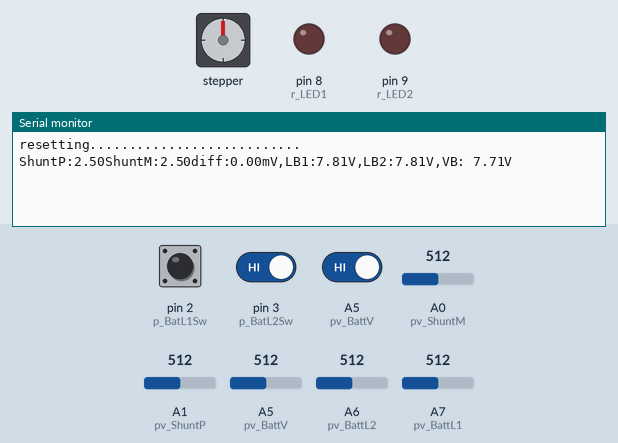
Simulated run of this sketch. Board: Arduino Nano, built with avr-gcc and run on an emulated ATmega328P. Parts: stepper motor, output pins drawn as LEDs (lit = HIGH), the last lines printed to the serial monitor. Wiring (inferred from the names in the program): stepper motor (2048 steps per turn assumed): coils pin 4, pin 5, pin 6, pin 7. The inputs (shaded band) are chosen by the test bench; at power-on: pin 2 (p_BatL1Sw) HIGH, A5 (pv_BattV) HIGH, pin 3 (p_BatL2Sw) HIGH, A0 (pv_ShuntM) = 512, A1 (pv_ShuntP) = 512, A5 (pv_BattV) = 512, A6 (pv_BattL2) = 512, A7 (pv_BattL1) = 512. Pins used as bus, display or sensor lines are not drawn.

Above: at 5.8 s.
5.9 s: pin 2 (p_BatL1Sw) pulled LOW for 0.15 s
At 6.7 s:
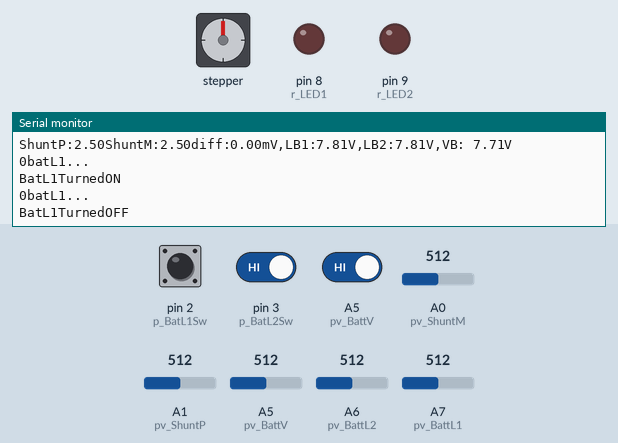
7.5 s: pin 2 (p_BatL1Sw) driven LOW and A5 (pv_BattV) driven LOW
At 8.2 s:
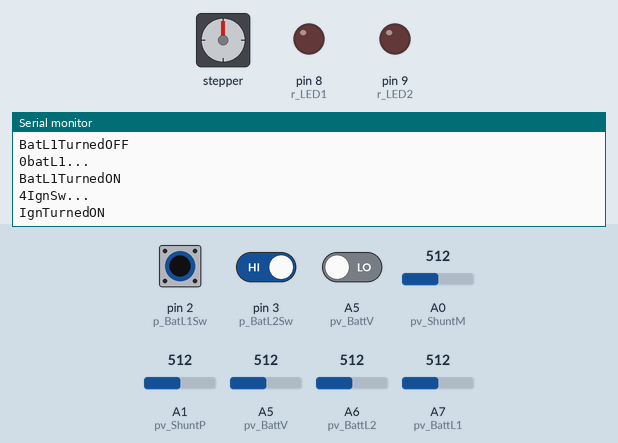
9.0 s: pin 3 (p_BatL2Sw) driven LOW and A5 (pv_BattV) driven HIGH
At 9.9 s:
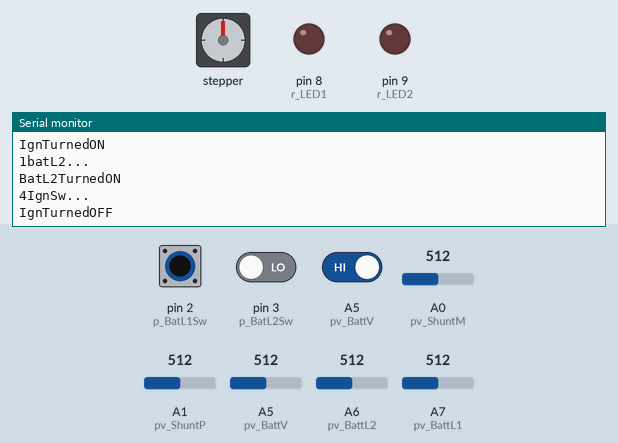

The sketch:

power.ino
```cpp
#include <SimpleTimer.h>
SimpleTimer t;

 bool prnt=true;
 //bool prnt=false;

//voltages
const  int pv_ShuntM     = A0;
const  int pv_ShuntP     = A1;
const  int pv_BattL1    = A7;
const  int pv_BattL2    = A6;
const  int pv_BattV     = A5;


//uln2003-1
const  int r_Sol1        = 4;
const  int r_Sol2        = 5;
const  int r_SW80  = 6;
const  int r_SW180    = 7;

//uln2003-2
const  int r_LED1        = 8;
const  int r_LED2        = 9;
//const  int r_SW80  = 10; //SPARE
//const  int r_SW180    = 11; //SPARE

//interrupts

const  int p_BatL1Sw  = 2; //  interrupt0
const  int p_BatL2Sw  = 3; //  interrupt1
//const  int p_IgnSw     = 18; //  interrupt5 //SPARE
const  int p_IgnSw     = 19; //  interrupt4
const  int p_ContSw  = 20; //  interrupt3
const  int p_SolSw   = 21; //  interrupt2


//voltage multipliers
const double           f0=5.0/1023., f1=0.01506, f3=0.01527,
 f2=0.01580,f4=0.01445, v_ShuntMin=4.0, v_CRI=13.5, v_MAX=14.5, v_MIN=11.5;

const unsigned int SolDelay=5000, interruptDelay=200;

const char Source[5][6]={"batL1","batL2","SolSw" ,"ConSw","IgnSw"};


boolean s_ContSw,  s_SolSw, s_BatL1Sw, s_BatL2Sw, s_IgnSw;

int timerReset, timerContactor=-1,intSrc[5];

const unsigned long IgnDelay=300000,resetInterval=43200000,
debounceDelay=10, readVoltageInterval=5000;

volatile int itrptSrc=-1;

unsigned long IgnTime,sinceIgn;

double v_ShuntP, v_ShuntM , v_BattL1, v_BattL2  , v_BattV , v_SolCont;

bool ContactorCLOSED;

//1000 1sec
//60000 1min
//3600000 1hr

int whichBattIsCharged;


void setup()
{
Serial.begin(9600); //initialize serial communication

initializePins();
resetAll();

}


void initializePins(){
//initialize outputs
//uln2003-1
pinMode(r_SW180, OUTPUT);   digitalWrite(r_SW180, LOW);
pinMode(r_SW80, OUTPUT); digitalWrite(r_SW80, LOW);
pinMode(r_Sol1, OUTPUT);       digitalWrite(r_Sol1, LOW);
pinMode(r_Sol2, OUTPUT);       digitalWrite(r_Sol2, LOW);
//uln2003-2
pinMode(r_LED1, OUTPUT);       digitalWrite(r_LED1, LOW);
pinMode(r_LED2, OUTPUT);       digitalWrite(r_LED2, LOW);

pinMode(p_IgnSw, INPUT);         digitalWrite(p_IgnSw, HIGH);
pinMode(p_ContSw, INPUT);      digitalWrite(p_ContSw, HIGH);
pinMode(p_BatL1Sw, INPUT);      digitalWrite(p_BatL1Sw, HIGH);
pinMode(p_BatL2Sw, INPUT);      digitalWrite(p_BatL2Sw, HIGH);
pinMode(p_SolSw, INPUT);       digitalWrite(p_SolSw, HIGH);

pinMode(pv_ShuntM, INPUT);
pinMode(pv_ShuntP, INPUT);
pinMode(pv_BattL1, INPUT);
pinMode(pv_BattL2, INPUT);
pinMode(pv_BattV, INPUT);
}


///////////resets///////////////////////////////////////////////////////////////////
void resetAll(){
if(prnt) Serial.println("resetting...........................");
resetTimers();
resetIgn();
attachInterrupts();
resetInterrupts();
}


void resetTimers(){
t.reset();

t.setInterval(readVoltageInterval, readwriteVoltages);

timerReset=t.setInterval(resetInterval, resetAll);

}
void resetIgn(){
IgnTime=0;
sinceIgn=0;
}

void resetCont(){
ContactorCLOSED=false;
}


void resetInterrupts(){
s_SolSw=digitalRead(p_SolSw);
s_ContSw=digitalRead(p_ContSw);
s_BatL1Sw=digitalRead(p_BatL1Sw);
s_BatL2Sw=digitalRead(p_BatL2Sw);
s_IgnSw=digitalRead(p_IgnSw);
}


///////loop////////////////////////////////////////////////////////////////////////////////
void loop()
{
t.run();

if(itrptSrc>-1)
{

	detachInterrupts();

	int nSrc=whichPinInterrupted();

	for(int iSrc=0; iSrc < nSrc; iSrc++)  manageInterrupts(intSrc[iSrc]);

	itrptSrc=-1;

	attachInterrupts();
}


} //loop


///////interrupt handlers////////////////////////////////////////////////////////////////////////////////
void manageInterrupts(int iSrc){

	if(prnt) {Serial.print(iSrc); Serial.print(Source[iSrc]); Serial.println("...");}
	switch(iSrc){
			case 0:
				if(s_BatL1Sw==LOW)
				{
					if(prnt) Serial.println("BatL1TurnedON");
                                        digitalWrite(r_Sol1, HIGH);
				}
				else
				{
					if(prnt) Serial.println("BatL1TurnedOFF");
                                        digitalWrite(r_Sol1, LOW);
				}
			break;

			case 1:
				if(s_BatL2Sw==LOW)
				{
					if(prnt) Serial.println("BatL2TurnedON");
                                        digitalWrite(r_Sol2, HIGH);
				}
				else
				{
					if(prnt) Serial.println("BatL2TurnedOFF");
                                        digitalWrite(r_Sol2, LOW);
				}
			break;

			case 4:
				if(s_IgnSw==LOW)
				{
					if(prnt) Serial.println("IgnTurnedON");
					//timerContactor=
					//t.setTimeout(IgnDelay, ContactorOn);
				}
				else
				{
					if(prnt) Serial.println("IgnTurnedOFF");
					ContactorOff();
				}
			break;

			case 3:
				if(s_ContSw==LOW)
				{
  digitalWrite(r_SW180, HIGH);
				if(prnt) Serial.println("ContactorClosed");
				break;
				}
				else {
  digitalWrite(r_SW180, LOW);
				if(prnt) Serial.println("ContactorOpen");
				}
			break;


			case 2:
				if (s_SolSw==LOW)  {
  digitalWrite(r_SW80, HIGH);
				if(prnt) Serial.println("SolarClosed");
				}
else
digitalWrite(r_SW80, LOW);
			break;


			default:
				if(prnt) Serial.println("what the feck?");
			break;

	}


}

int whichPinInterrupted(){

int nSrc=0;

if(debounce(p_BatL1Sw)!=s_BatL1Sw)  {s_BatL1Sw=!s_BatL1Sw; intSrc[nSrc++]=0;}
if(debounce(p_BatL2Sw)!=s_BatL2Sw)  {s_BatL2Sw=!s_BatL2Sw; intSrc[nSrc++]=1;}
if(debounce(p_IgnSw)  !=s_IgnSw)    {s_IgnSw=!s_IgnSw;     intSrc[nSrc++]=4;}
if(debounce(p_ContSw) !=s_ContSw)   {s_ContSw=!s_ContSw;   intSrc[nSrc++]=3;}
if(debounce(p_SolSw)  !=s_SolSw)    {s_SolSw=!s_SolSw;     intSrc[nSrc++]=2;}


return nSrc;
}
boolean debounce(int pin)
{
boolean state;
boolean previousState;
previousState = digitalRead(pin); // store switch state
for(int counter=0; counter < debounceDelay; counter++)
{
delay(1); // wait for 1 millisecond
state = digitalRead(pin); // read the pin
if( state != previousState)
{
counter = 0; // reset the counter if the state changes
previousState = state; // and save the current state
}
}
// here when the switch state has been stable longer than the debounce period
return state;
}


void BatL1Interrupt(){itrptSrc=0;}
void BatL2Interrupt(){itrptSrc=1;}
void IgnInterrupt(){itrptSrc=4;}
void ContSwInterrupt(){itrptSrc=3;}
void SolSwInterrupt(){itrptSrc=2;}
void attachInterrupts(){
attachInterrupt(0, BatL1Interrupt,   CHANGE);
attachInterrupt(1, BatL2Interrupt,   CHANGE);
attachInterrupt(4, IgnInterrupt,     CHANGE);
attachInterrupt(3, ContSwInterrupt,  CHANGE);
attachInterrupt(2, SolSwInterrupt,   CHANGE);
}

void detachInterrupts(){
detachInterrupt(0);
detachInterrupt(1);
detachInterrupt(2);
detachInterrupt(3);
detachInterrupt(4);
}
//////Voltages///////////////////////////////////
void writeVoltages()
{
if(prnt) Serial.print("ShuntP:");
printDouble(v_ShuntP, 100);
if(prnt) Serial.print("ShuntM:");
printDouble(v_ShuntM, 100);
if(prnt) Serial.print("diff:");
double amps=1000*(v_ShuntP-v_ShuntM);
printDouble(amps, 100);
if(prnt) Serial.print("mV,LB1:");
printDouble(v_BattL1, 100);
if(prnt) Serial.print("V,LB2:");
printDouble(v_BattL2, 100);
if(prnt) Serial.print("V,VB: ");
printDouble(v_BattV, 100);
if(prnt) Serial.println("V");
}


int readVoltages()
{

int nsamp=100;
double sensorValue, dsamp=double(nsamp);
v_ShuntP=0.; v_ShuntM=0.; v_BattV=0.; v_BattL1=0.; v_BattL2=0.;

for(int counter=0; counter < nsamp; counter++)
{
delay(10/nsamp);

sensorValue = double(analogRead(pv_ShuntP));
v_ShuntP+=sensorValue * f0 /dsamp;

sensorValue = double(analogRead(pv_ShuntM));
v_ShuntM+=sensorValue * f0 /dsamp;

sensorValue = double(analogRead(pv_BattV));
v_BattV+=sensorValue * f1 /dsamp;

sensorValue = double(analogRead(pv_BattL1));
v_BattL1+=sensorValue * f3 /dsamp;

sensorValue = double(analogRead(pv_BattL2));
v_BattL2+=sensorValue * f3 /dsamp;
}

/*if(whichBattIsCharged!=0) {v_BattV-=0.12; v_BattL-=0.12;}
if(v_BattL<=v_MIN||v_BattV<=v_MIN) {//shudown all power consuming relays etc...
	nexe=93; return 1;}
else if(v_BattL>=v_MAX||v_BattV>=v_MAX)return -1;
else*/
return 0;
}

void readwriteVoltages(){
readVoltages();
writeVoltages();
}
//Relays////////////////////////////////////////////////////////////////////////////////////
void ContactorOn(){

if(debounce(p_IgnSw)!=LOW) return;

digitalWrite(r_SW180, HIGH);

timerContactor=-1;

}


void ContactorOff(){
if(timerContactor!=-1)
{ t.deleteTimer(timerContactor); timerContactor=-1;}

digitalWrite(r_SW180, LOW);
}
void SolarOverrideOff(){
	if(prnt) Serial.println("stop overriding solar");
	digitalWrite(r_Sol1, LOW);
	digitalWrite(r_Sol2, LOW);
	whichBattIsCharged=0;
}
void AllSolarto2(){
	if(prnt) Serial.println("All Panels to Controller 2");
	digitalWrite(r_Sol2, LOW);
	digitalWrite(r_Sol1, HIGH);
	whichBattIsCharged=2;
}
void AllSolarto1(){
	if(prnt) Serial.println("All Panels to Controller 1");
	digitalWrite(r_Sol1, LOW);
	digitalWrite(r_Sol2, HIGH);
	whichBattIsCharged=1;
}


int charToInt(char c){

if( c =='1') return 1;
else if( c =='2') return 2;
else if( c =='3') return 3;
else if( c =='4') return 4;
else if( c =='5') return 5;
else if( c =='6') return 6;
else if( c =='7') return 7;
else if( c =='8') return 8;
else if( c =='9') return 9;
else		return 0;


}

char intToChar(int c){

if( c ==0) return '0';
else if( c ==1) return '1';
else if( c ==2) return '2';
else if( c ==3) return '3';
else if( c ==4) return '4';
else if( c ==5) return '5';
else if( c ==6) return '6';
else if( c ==7) return '7';
else if( c ==8) return '8';
else if( c ==9) return '9';
else		return '!';


}

void printDouble( double val, double precision){

int digits=int(val);

unsigned int frac;

frac = int((val - double(digits)) * abs(precision));


if(prnt) Serial.print(digits);
if(prnt) Serial.print('.');
if(frac<10) if(prnt) Serial.print("0");
if(prnt) Serial.print(frac);
}
```

Measured:
- after the input at 5.9 s, the serial monitor: prints a new line after 0.05 s (image 1)
- after the input at 7.5 s, the serial monitor: prints a new line after 0.08 s (image 2)
- after the input at 9.0 s, the serial monitor: prints a new line after 0.05 s (image 3)
